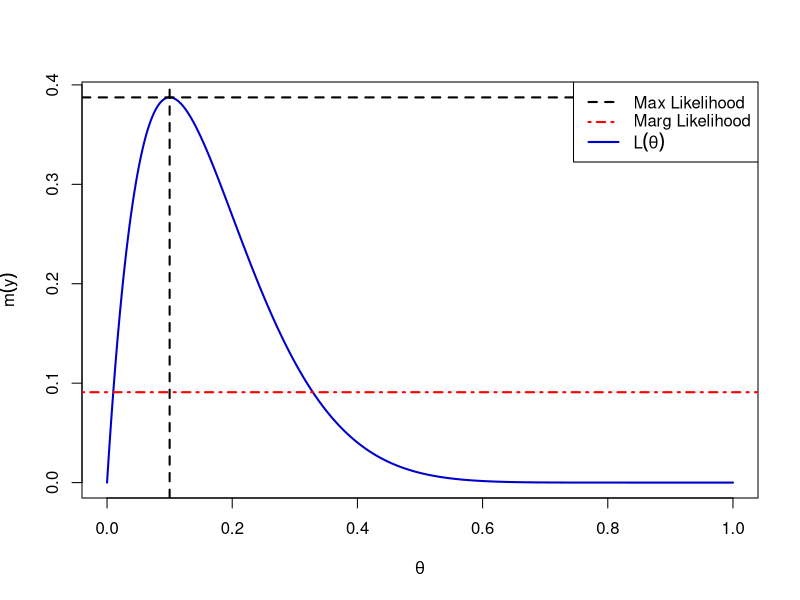
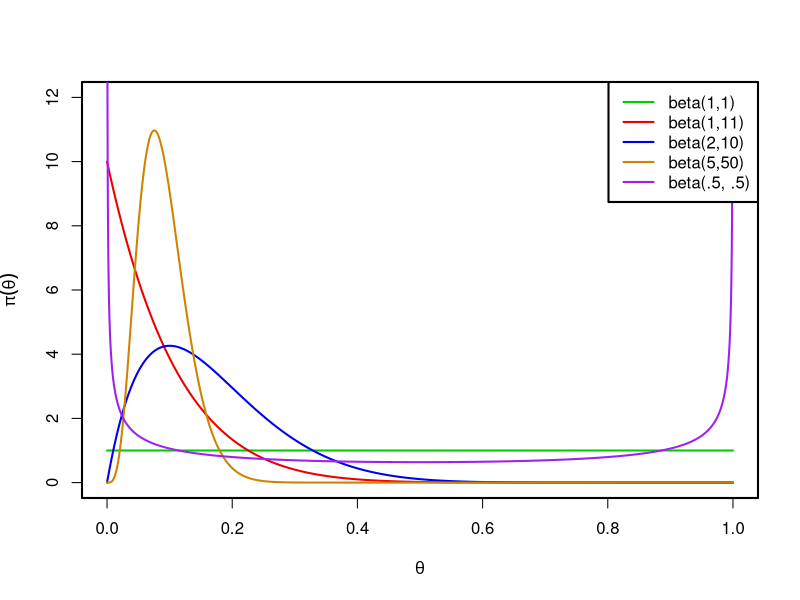

Write the R code that produced these figures, in order.
## ---- chunk 1
#| fig.height: 5
#| label: marg
#| fig.align: 'center'
y = 1; n = 10
th <- seq(0,1,by=0.00001)
plot(th,dbinom(y,n, prob=th), #ylim=c(0,12),
      xlim=c(0,1),type="l", lwd=2,
      col="blue3",xlab=expression(theta),ylab=expression(m(y)))
m = integrate(f = function(x) {dbinom(y,n,x)}, low=0.00001, upper=.99999)
abline(h=m$value, lty=4, lwd=2, col="red")
abline(v=y/n, lty=2, lwd=2)
lmax = dbinom(y,n,y/n)
abline(h=lmax,lwd=2, lty=2)
#abline(h = 1/choose(n,y), lty=3, lwd=2, col="red")
legend("topright", legend=c("Max Likelihood","Marg Likelihood", expression(L(theta))),
       col=c("black","red" , "blue3"), lwd=2,
       lty=c(2, 4, 1), cex=1)
## ---- chunk 2
#| fig.height: 5.3
x <- seq(0,1,by=0.00001)
par(lwd=2)
plot(x,dbeta(x,1,1),ylim=c(0,12),xlim=c(0,1),type="l",
      col="green3",xlab=expression(theta),ylab=expression(pi(theta)))
lines(x,dbeta(x,1,10),col="red2",type="l")
lines(x,dbeta(x,2,10),col="blue2",type="l")
lines(x,dbeta(x,5,50),col="orange3",type="l")
lines(x, dbeta(x, .5, .5), col="purple", type="l")
legend("topright", legend=c("beta(1,1)","beta(1,11)","beta(2,10)","beta(5,50)", "beta(.5, .5)"),
       col=c("green3","red2","blue2","orange3", "purple"), lwd=2, cex=1)
